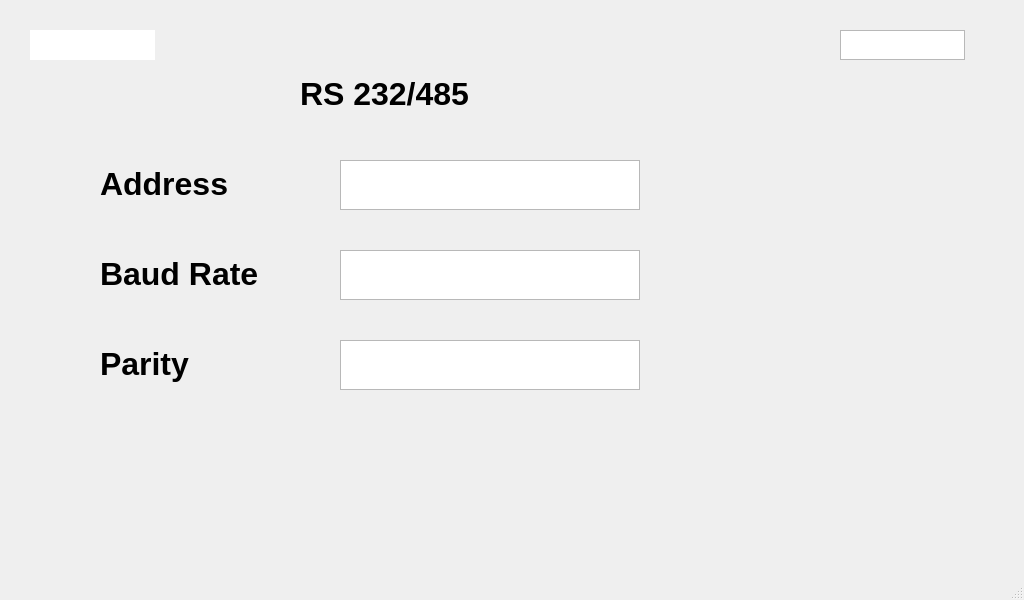
<?xml version="1.0" encoding="UTF-8"?>
<ui version="4.0">
 <class>RS485</class>
 <widget class="QMainWindow" name="RS485">
  <property name="geometry">
   <rect>
    <x>0</x>
    <y>0</y>
    <width>1024</width>
    <height>600</height>
   </rect>
  </property>
  <property name="windowTitle">
   <string>MainWindow</string>
  </property>
  <widget class="QWidget" name="centralwidget">
   <widget class="QLabel" name="label">
    <property name="geometry">
     <rect>
      <x>0</x>
      <y>0</y>
      <width>1024</width>
      <height>600</height>
     </rect>
    </property>
    <property name="autoFillBackground">
     <bool>true</bool>
    </property>
    <property name="text">
     <string/>
    </property>
    <property name="pixmap">
     <pixmap>pics/Standby.png</pixmap>
    </property>
    <property name="scaledContents">
     <bool>true</bool>
    </property>
    <property name="wordWrap">
     <bool>false</bool>
    </property>
   </widget>
   <widget class="QLabel" name="label_2">
    <property name="geometry">
     <rect>
      <x>100</x>
      <y>160</y>
      <width>150</width>
      <height>50</height>
     </rect>
    </property>
    <property name="text">
     <string>&lt;html&gt;&lt;head/&gt;&lt;body&gt;&lt;p&gt;&lt;span style=&quot; font-size:24pt; font-weight:600;&quot;&gt;Address&lt;/span&gt;&lt;/p&gt;&lt;/body&gt;&lt;/html&gt;</string>
    </property>
    <property name="scaledContents">
     <bool>true</bool>
    </property>
    <property name="wordWrap">
     <bool>false</bool>
    </property>
   </widget>
   <widget class="QLabel" name="label_3">
    <property name="geometry">
     <rect>
      <x>100</x>
      <y>250</y>
      <width>200</width>
      <height>50</height>
     </rect>
    </property>
    <property name="text">
     <string>&lt;html&gt;&lt;head/&gt;&lt;body&gt;&lt;p&gt;&lt;span style=&quot; font-size:24pt; font-weight:600;&quot;&gt;Baud Rate&lt;/span&gt;&lt;/p&gt;&lt;/body&gt;&lt;/html&gt;</string>
    </property>
   </widget>
   <widget class="QLabel" name="label_4">
    <property name="geometry">
     <rect>
      <x>100</x>
      <y>340</y>
      <width>150</width>
      <height>50</height>
     </rect>
    </property>
    <property name="text">
     <string>&lt;html&gt;&lt;head/&gt;&lt;body&gt;&lt;p&gt;&lt;span style=&quot; font-size:24pt; font-weight:600;&quot;&gt;Parity&lt;/span&gt;&lt;/p&gt;&lt;/body&gt;&lt;/html&gt;</string>
    </property>
   </widget>
   <widget class="QLabel" name="label_5">
    <property name="geometry">
     <rect>
      <x>300</x>
      <y>70</y>
      <width>200</width>
      <height>50</height>
     </rect>
    </property>
    <property name="text">
     <string>&lt;html&gt;&lt;head/&gt;&lt;body&gt;&lt;p&gt;&lt;span style=&quot; font-size:24pt; font-weight:600;&quot;&gt;RS 232/485 &lt;/span&gt;&lt;/p&gt;&lt;/body&gt;&lt;/html&gt;</string>
    </property>
   </widget>
   <widget class="QPushButton" name="next2">
    <property name="geometry">
     <rect>
      <x>780</x>
      <y>430</y>
      <width>200</width>
      <height>100</height>
     </rect>
    </property>
    <property name="text">
     <string/>
    </property>
    <property name="icon">
     <iconset>
      <normaloff>pics/2234.png</normaloff>pics/2234.png</iconset>
    </property>
    <property name="iconSize">
     <size>
      <width>200</width>
      <height>200</height>
     </size>
    </property>
    <property name="flat">
     <bool>true</bool>
    </property>
   </widget>
   <widget class="QPushButton" name="back">
    <property name="geometry">
     <rect>
      <x>40</x>
      <y>430</y>
      <width>200</width>
      <height>100</height>
     </rect>
    </property>
    <property name="autoFillBackground">
     <bool>false</bool>
    </property>
    <property name="text">
     <string/>
    </property>
    <property name="icon">
     <iconset>
      <normaloff>pics/1 (400 × 400 px).png</normaloff>pics/1 (400 × 400 px).png</iconset>
    </property>
    <property name="iconSize">
     <size>
      <width>200</width>
      <height>200</height>
     </size>
    </property>
    <property name="flat">
     <bool>true</bool>
    </property>
   </widget>
   <widget class="QTextEdit" name="textEdit">
    <property name="geometry">
     <rect>
      <x>340</x>
      <y>160</y>
      <width>300</width>
      <height>50</height>
     </rect>
    </property>
    <property name="font">
     <font>
      <pointsize>16</pointsize>
      <weight>75</weight>
      <bold>true</bold>
     </font>
    </property>
   </widget>
   <widget class="QTextEdit" name="textEdit1">
    <property name="geometry">
     <rect>
      <x>340</x>
      <y>250</y>
      <width>300</width>
      <height>50</height>
     </rect>
    </property>
    <property name="font">
     <font>
      <pointsize>16</pointsize>
      <weight>75</weight>
      <bold>true</bold>
     </font>
    </property>
   </widget>
   <widget class="QTextEdit" name="textEdit2">
    <property name="geometry">
     <rect>
      <x>340</x>
      <y>340</y>
      <width>300</width>
      <height>50</height>
     </rect>
    </property>
    <property name="font">
     <font>
      <pointsize>16</pointsize>
      <weight>75</weight>
      <bold>true</bold>
     </font>
    </property>
   </widget>
   <widget class="QPushButton" name="address">
    <property name="geometry">
     <rect>
      <x>340</x>
      <y>160</y>
      <width>300</width>
      <height>50</height>
     </rect>
    </property>
    <property name="text">
     <string/>
    </property>
    <property name="flat">
     <bool>true</bool>
    </property>
   </widget>
   <widget class="QPushButton" name="baudrate">
    <property name="geometry">
     <rect>
      <x>340</x>
      <y>250</y>
      <width>300</width>
      <height>50</height>
     </rect>
    </property>
    <property name="text">
     <string/>
    </property>
    <property name="flat">
     <bool>true</bool>
    </property>
   </widget>
   <widget class="QPushButton" name="parity">
    <property name="geometry">
     <rect>
      <x>340</x>
      <y>340</y>
      <width>300</width>
      <height>50</height>
     </rect>
    </property>
    <property name="text">
     <string/>
    </property>
    <property name="flat">
     <bool>true</bool>
    </property>
   </widget>
   <widget class="QTextEdit" name="time">
    <property name="geometry">
     <rect>
      <x>840</x>
      <y>30</y>
      <width>125</width>
      <height>30</height>
     </rect>
    </property>
    <property name="font">
     <font>
      <pointsize>12</pointsize>
      <weight>75</weight>
      <bold>true</bold>
     </font>
    </property>
    <property name="readOnly">
     <bool>true</bool>
    </property>
    <property name="overwriteMode">
     <bool>false</bool>
    </property>
    <property name="placeholderText">
     <string/>
    </property>
   </widget>
   <widget class="QTextEdit" name="date">
    <property name="geometry">
     <rect>
      <x>30</x>
      <y>30</y>
      <width>125</width>
      <height>30</height>
     </rect>
    </property>
    <property name="font">
     <font>
      <pointsize>12</pointsize>
      <weight>75</weight>
      <bold>true</bold>
     </font>
    </property>
    <property name="autoFillBackground">
     <bool>false</bool>
    </property>
    <property name="frameShape">
     <enum>QFrame::NoFrame</enum>
    </property>
    <property name="frameShadow">
     <enum>QFrame::Sunken</enum>
    </property>
    <property name="autoFormatting">
     <set>QTextEdit::AutoNone</set>
    </property>
    <property name="tabChangesFocus">
     <bool>false</bool>
    </property>
    <property name="readOnly">
     <bool>true</bool>
    </property>
   </widget>
  </widget>
  <widget class="QMenuBar" name="menubar">
   <property name="geometry">
    <rect>
     <x>0</x>
     <y>0</y>
     <width>1024</width>
     <height>21</height>
    </rect>
   </property>
  </widget>
  <widget class="QStatusBar" name="statusbar"/>
 </widget>
 <resources/>
 <connections/>
</ui>
